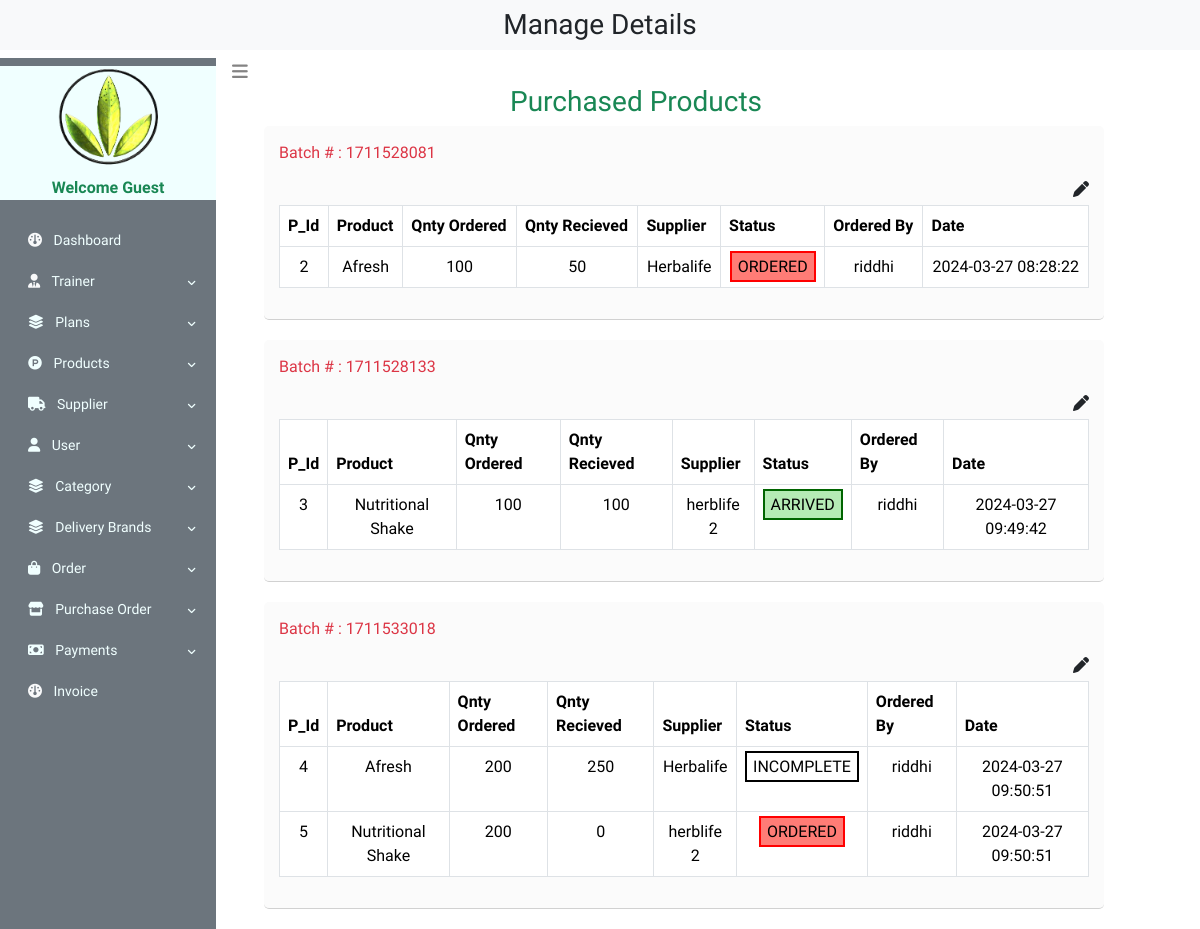
The app's page /admin_home.php?view_order_from_supplier with its own data.
### tables this page shows
CREATE TABLE `product_orders` (
  `p_s_id` int(11) NOT NULL,
  `supplier_id` int(11) NOT NULL,
  `pro_id` int(11) NOT NULL,
  `quantity_ordered` int(11) NOT NULL,
  `quantity_recieved` int(11) NOT NULL,
  `quantity_remaining` int(11) NOT NULL,
  `quantity_delivered` int(11) NOT NULL,
  `status` varchar(255) NOT NULL,
  `batch` int(20) DEFAULT NULL,
  `created_at` timestamp NOT NULL DEFAULT current_timestamp() ON UPDATE current_timestamp(),
  `admin_id` int(11) NOT NULL
);

CREATE TABLE `products` (
  `pro_id` int(11) NOT NULL,
  `admin_id` int(11) NOT NULL,
  `stock` int(11) NOT NULL,
  `pro_name` varchar(100) NOT NULL,
  `pro_quantity` int(100) NOT NULL,
  `pro_des` varchar(255) NOT NULL,
  `pro_keyword` varchar(255) NOT NULL,
  `pro_cost_price` varchar(255) NOT NULL,
  `pro_price` varchar(100) NOT NULL,
  `margin` int(11) NOT NULL,
  `category_id` int(11) NOT NULL,
  `brand_id` int(11) NOT NULL,
  `pro_image` varchar(255) NOT NULL,
  `pro_image2` varchar(255) NOT NULL,
  `pro_image3` varchar(255) NOT NULL,
  `date` timestamp NOT NULL DEFAULT current_timestamp() ON UPDATE current_timestamp(),
  `status` varchar(100) NOT NULL,
  `supplier_id` int(11) NOT NULL
);

CREATE TABLE `supplier` (
  `supplier_id` int(11) NOT NULL,
  `admin_id` int(11) NOT NULL,
  `supplier_name` varchar(255) NOT NULL,
  `added_at` timestamp NOT NULL DEFAULT current_timestamp() ON UPDATE current_timestamp(),
  `email` varchar(255) NOT NULL,
  `updated_at` timestamp NOT NULL DEFAULT current_timestamp()
);

CREATE TABLE `admin_signup` (
  `admin_id` int(11) NOT NULL,
  `username` varchar(255) NOT NULL,
  `email` varchar(100) NOT NULL,
  `password` varchar(100) NOT NULL
);

### view_order_from_supplier.php (the view, shortened to what this page needs)
<!DOCTYPE html>
<html lang="en">
<head>
    <link rel="stylesheet" href="https://pro.fontawesome.com/releases/v5.10.0/css/all.css"/>
    <link rel="stylesheet" href="https://cdnjs.cloudflare.com/ajax/libs/font-awesome/6.5.1/css/all.min.css" />
    <link rel="stylesheet" href="profile.css">
    <link href="https://cdn.jsdelivr.net/npm/bootstrap@5.3.3/dist/css/bootstrap.min.css" rel="stylesheet">
</head>
<body>
<h3 class="text-success text-center">Purchased Products</h3>
<?php
$get_batches = "SELECT DISTINCT `batch` FROM `product_orders`";
$result_batches = $conn->query($get_batches);
if($result_batches->num_rows > 0) {
    while($row_batch = $result_batches->fetch_assoc()) {
        $batch_number = $row_batch['batch'];
        $get_orders = "SELECT * FROM `product_orders` WHERE `batch` = '$batch_number'";
        $result = $conn->query($get_orders);
        if($result->num_rows > 0) {
            echo "<div class='polist mx-5' id='$batch_number'>
                    <p class='text-danger'>Batch # : $batch_number</p>
                    <a href='admin_home.php?update_p_order=$batch_number'><i class='fa-solid fa-pen text-dark float-end mb-2'></i></a>
                    <table class='table table-bordered mt-3'>
                        <thead>
                            <tr>
                                <th>P_Id</th>
                                <th>Product</th>
                                <th>Qnty Ordered</th>
                                <th>Qnty Recieved</th>
                                <th>Supplier</th>
                                <th>Status</th>
                                <th>Ordered By</th>
                                <th>Date</th>
                            </tr>
                        </thead>
                        <tbody>";
            while($row = $result->fetch_assoc()) {
                $purchase_id = $row['p_s_id'];
                $supplier_id = $row['supplier_id'];
                $admin_id = $row['admin_id'];
                $pro_id = $row['pro_id'];
                $qnty_ordered = $row['quantity_ordered'];
                $qnty_recieved = $row['quantity_recieved'];
                $status = $row['status'];
                $date = $row['created_at'];
                ?>
                <tr class='text-center'>
                    <td><?php echo $purchase_id?></td>
                    <td>
                        <?php
                            $get_product = "SELECT * FROM `products` WHERE `pro_id` = '$pro_id'";
                            $result_product = $conn->query($get_product);
                            if($result_product)
                            {
                                $row_product = $result_product->fetch_assoc();
                                echo $row_product['pro_name'];
                            }
                        ?>
                    </td>
                    <td><?php echo $qnty_ordered?></td>
                    <td><?php echo $qnty_recieved?></td>
                    <td><?php
                            $get_supplier = "SELECT * FROM `supplier` WHERE `supplier_id` = '$supplier_id'";
                            $result_supplier = $conn->query($get_supplier);
                            if($result_supplier)
                            {
                                $row_supplier = $result_supplier->fetch_assoc();
                                echo $row_supplier['supplier_name'];
                            }
                        ?></td>
                    <td><span class="status status-<?= $status ?>"><?php echo $status?></span></td>
                    <td>
                        <?php
                            $get_name = "SELECT * FROM `admin_signup` WHERE `admin_id` = '$admin_id'";
                            $result_name = $conn->query($get_name);
                            if($result_name)
                            {
                                $row_name = $result_name->fetch_assoc();
                                echo $row_name['username'];
                            }
                        ?>
                    </td>
                    <td>
                        <?php echo $date?>
                    </td>
                </tr>
                <?php
            }
            echo "</tbody>
                </table>
                </div>";
        } else {
            echo "<h3 class='text-danger text-center'>No Products Found for Batch # $batch_number</h3>";
        }
    }
} else {
    echo "<h3 class='text-danger text-center'>No Batches Found</h3>";
}
?>
</body>
</html>

### profile.css (style rules this page uses)
body { font-family: 'Spartan',sans-serif; margin: 0; padding: 0; }

### admin_home.php (style rules this page uses)
body { font-family: 'Spartan',sans-serif; margin: 0; padding: 0; }

### view_order_from_supplier.php (style rules this page uses)
body { font-family: 'Spartan',sans-serif; margin: 0; padding: 0; }
.polist { margin-bottom:20px; padding:15px; border-bottom : 1px solid #d1d1d1; border-radius: 5px; background: #fbfbfb; width:100%; }
.status { padding:4px 6px; border : 2px solid; }
.status-ORDERED { background:#ff7c76; border-color:red; }
.status-ARRIVED { background:#b5ebb5; border-color:darkgreen; }

### records on screen
product_orders: p_s_id "2", pro.pro_name "Afresh", quantity_ordered "100", quantity_recieved "50", supplier.supplier_name "Herbalife", status "ORDERED", admin.username "riddhi", created_at "2024-03-27 08:28:22"
product_orders: p_s_id "3", pro.pro_name "Nutritional Shake", quantity_ordered "100", quantity_recieved "100", supplier.supplier_name "herblife 2", status "ARRIVED", admin.username "riddhi", created_at "2024-03-27 09:49:42"
product_orders: p_s_id "4", pro.pro_name "Afresh", quantity_ordered "200", quantity_recieved "250", supplier.supplier_name "Herbalife", status "INCOMPLETE", admin.username "riddhi", created_at "2024-03-27 09:50:51"
product_orders: p_s_id "5", pro.pro_name "Nutritional Shake", quantity_ordered "200", quantity_recieved "0", supplier.supplier_name "herblife 2", status "ORDERED", admin.username "riddhi", created_at "2024-03-27 09:50:51"

### other values on screen
$batch_number "1711528081"
$batch_number "1711528133"
$batch_number "1711533018"
